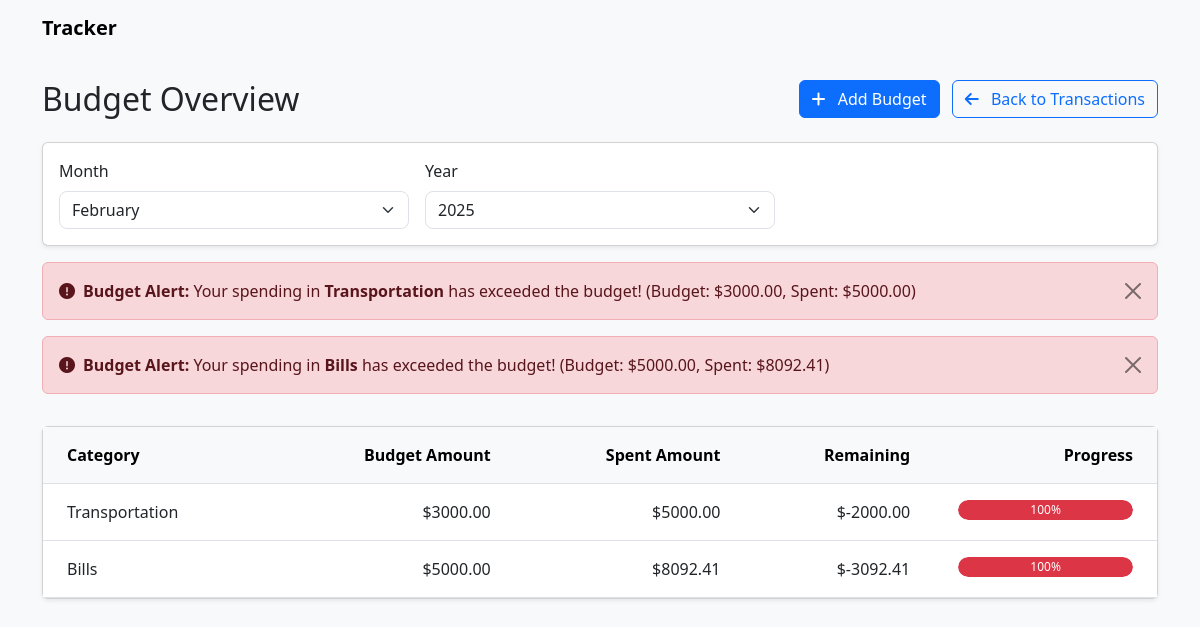
Page /budget/ on the earlier database version.
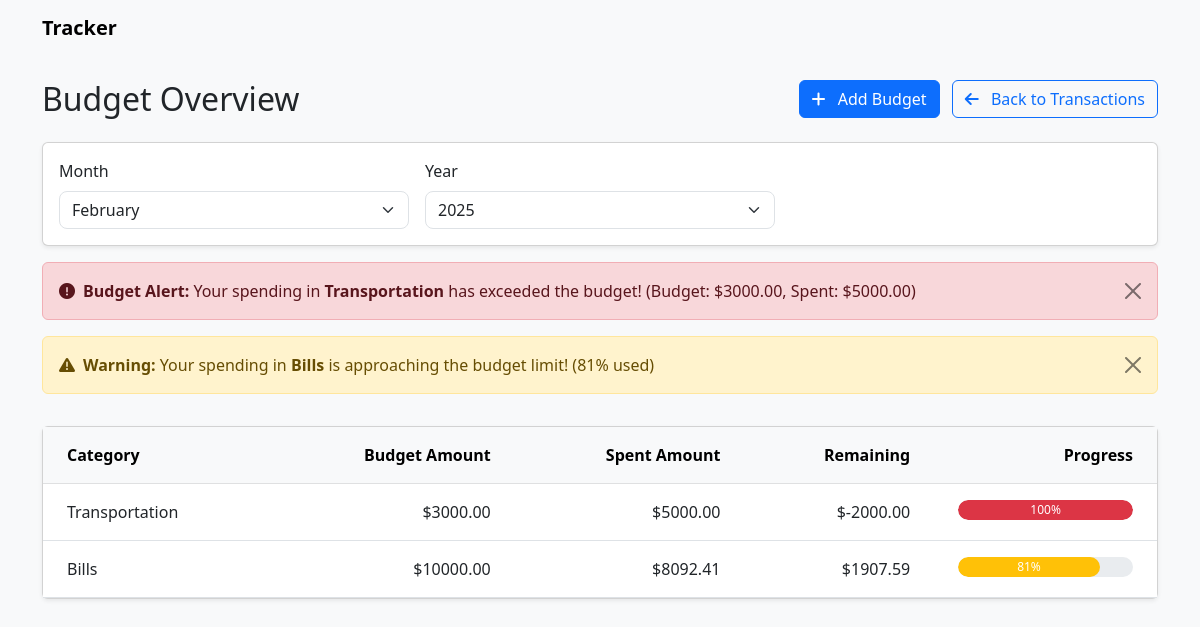
Same page on the later database version.
### transaction/models.py (models this page shows, shortened)
class Budget(models.Model):
    CATEGORY_CHOICES = [
        ('food', 'Food'),
        ('transportation', 'Transportation'),
        ('entertainment', 'Entertainment'),
        ('bills', 'Bills'),
        ('other', 'Other')
    ]
    amount = models.DecimalField(max_digits=10, decimal_places=2)
    created_at = models.DateTimeField(auto_now_add=True)
    updated_at = models.DateTimeField(auto_now=True)
    month = models.IntegerField(default=timezone.now().month)
    year = models.IntegerField(default=timezone.now().year)
    category = models.CharField(max_length=50, choices=CATEGORY_CHOICES)
    class Meta:
        ordering = ['-created_at']

### transaction/views.py (the view)
# urls.py: path('budget/', views.budget, name='budget'),
def budget(request):
    try:
        selected_month = int(request.GET.get('month', timezone.now().month))
        selected_year = int(request.GET.get('year', timezone.now().year))
        available_years = Budget.objects.dates('created_at', 'year').values_list('year', flat=True).distinct()
        if not available_years:
            available_years = [timezone.now().year]
        budgets = Budget.objects.filter(
            month=selected_month,
            year=selected_year
        )
        spent_amounts = (
            Transaction.objects.filter(
                transaction_type='expense',
                date__year=selected_year,
                date__month=selected_month
            )
            .values('category')
            .annotate(total=Sum('amount'))
        )
        spent_dict = {item['category']: float(item['total']) for item in spent_amounts}
        for budget in budgets:
            spent = spent_dict.get(budget.category, 0)
            budget.spent_amount = spent
            budget.remaining = float(budget.amount) - spent
            if float(budget.amount) > 0:
                budget.progress = min((spent / float(budget.amount)) * 100, 100)
            else:
                budget.progress = 0
        context = {
            'budgets': budgets,
            'current_month': timezone.now().month,
            'current_year': timezone.now().year,
            'selected_month': selected_month,
            'selected_year': selected_year,
            'available_years': available_years,
            'months': [
                {'number': i, 'name': datetime(2000, i, 1).strftime('%B')}
                for i in range(1, 13)
            ]
        }
        if request.headers.get('HX-Request'):
            return render(request, 'transaction/partials/budget_table.html', context)
        return render(request, 'transaction/budget.html', context)
    except Exception as e:
        print(f"Error in budget view: {str(e)}")
        return render(request, 'transaction/budget.html', {'error': str(e)})

### transaction/templates/transaction/budget.html (shortened to what this page needs)
{% extends 'main.html' %}
{% block content %}
<div class="container mt-4">
    <div class="row mb-4">
        <div class="col-12 d-flex align-items-center justify-content-between">
            <h2 class="mb-0">Budget Overview</h2>
            <div>
                <a href="{% url 'add_budget' %}" class="btn btn-primary me-2">
                    <i class="fas fa-plus me-2"></i>
                    <span>Add Budget</span>
                </a>
                <a href="{% url 'home' %}" class="btn btn-outline-primary">
                    <i class="fas fa-arrow-left me-2"></i>
                    <span>Back to Transactions</span>
                </a>
            </div>
        </div>
    </div>
    <div class="row mb-3">
        <div class="col-12">
            <div class="card shadow-sm">
                <div class="card-body py-3">
                    <div class="row g-3 align-items-end">
                        <div class="col-md-4">
                            <label for="month" class="form-label">Month</label>
                            <select name="month" id="month" class="form-select"
                                    hx-get="{% url 'budget' %}"
                                    hx-target="#budget-table"
                                    hx-trigger="change"
                                    hx-indicator="#loading">
                                {% for month in months %}
                                    <option value="{{ month.number }}"
                                            {% if month.number == selected_month %}selected{% endif %}>
                                        {{ month.name }}
                                    </option>
                                {% endfor %}
                            </select>
                        </div>
                        <div class="col-md-4">
                            <label for="year" class="form-label">Year</label>
                            <select name="year" id="year" class="form-select"
                                    hx-get="{% url 'budget' %}"
                                    hx-target="#budget-table"
                                    hx-trigger="change"
                                    hx-indicator="#loading">
                                {% for year in available_years %}
                                    <option value="{{ year }}"
                                            {% if year == selected_year %}selected{% endif %}>
                                        {{ year }}
                                    </option>
                                {% endfor %}
                            </select>
                        </div>
                    </div>
                </div>
            </div>
        </div>
    </div>
    <div class="row mb-3">
        <div class="col-12">
            {% for budget in budgets %}
                {% if budget.progress >= 100 %}
                <div class="alert alert-danger alert-dismissible fade show" role="alert">
                    <div class="d-flex align-items-center">
                        <i class="fas fa-exclamation-circle me-2"></i>
                        <div>
                            <strong>Budget Alert:</strong>
                            Your spending in <strong>{{ budget.get_category_display }}</strong> has exceeded the budget!
                            (Budget: ${{ budget.amount|floatformat:2 }}, Spent: ${{ budget.spent_amount|floatformat:2 }})
                        </div>
                    </div>
                    <button type="button" class="btn-close" data-bs-dismiss="alert" aria-label="Close"></button>
                </div>
                {% elif budget.progress >= 80 %}
                <div class="alert alert-warning alert-dismissible fade show" role="alert">
                    <div class="d-flex align-items-center">
                        <i class="fas fa-exclamation-triangle me-2"></i>
                        <div>
                            <strong>Warning:</strong>
                            Your spending in <strong>{{ budget.get_category_display }}</strong> is approaching the budget limit!
                            ({{ budget.progress|floatformat:0 }}% used)
                        </div>
                    </div>
                    <button type="button" class="btn-close" data-bs-dismiss="alert" aria-label="Close"></button>
                </div>
                {% endif %}
            {% endfor %}
        </div>
    </div>
    <div class="row">
        <div class="col-12">
            <div class="card shadow-sm">
                <div class="card-body p-0 position-relative">
                    <div id="budget-table">
                        {% include 'transaction/partials/budget_table.html' %}
                    </div>
                </div>
            </div>
        </div>
    </div>
</div>
{% endblock %}

### templates/main.html (shortened to what this page needs)
<!DOCTYPE html>
<html lang="en">
<head>
    <link href="https://cdn.jsdelivr.net/npm/bootstrap@5.3.0/dist/css/bootstrap.min.css" rel="stylesheet">
    <link href="https://cdnjs.cloudflare.com/ajax/libs/font-awesome/6.0.0/css/all.min.css" rel="stylesheet">
</head>
<body class="bg-light">
    {% include 'nav.html' %}
    {% block content %}
    {% endblock content %}
</body>
</html>

### templates/nav.html
<nav class="navbar navbar-expand-lg navbar-light bg-light">
    <div class="container">
        <a class="navbar-brand" href="{% url 'home' %}">
            <span class="fw-bold">Tracker</span>
        </a>
    </div>
</nav>

### transaction/templates/transaction/partials/budget_table.html
<div class="table-responsive">
    <table class="table table-hover">
        <thead class="table-light">
            <tr>
                <th>Category</th>
                <th class="text-end">Budget Amount</th>
                <th class="text-end">Spent Amount</th>
                <th class="text-end">Remaining</th>
                <th class="text-end">Progress</th>
            </tr>
        </thead>
        <tbody>
            {% for budget in budgets %}
            <tr>
                <td>{{ budget.get_category_display }}</td>
                <td class="text-end">${{ budget.amount|floatformat:2 }}</td>
                <td class="text-end">${{ budget.spent_amount|floatformat:2 }}</td>
                <td class="text-end" class="{% if budget.remaining < 0 %}text-danger{% endif %}">
                    ${{ budget.remaining|floatformat:2 }}
                </td>
                <td class="text-end" style="width: 20%;">
                    <div class="progress">
                        <div class="progress-bar {% if budget.progress >= 100 %}bg-danger{% elif budget.progress >= 80 %}bg-warning{% else %}bg-primary{% endif %}"
                             role="progressbar"
                             style="width: {{ budget.progress|floatformat:0 }}%;"
                             aria-valuenow="{{ budget.progress|floatformat:0 }}"
                             aria-valuemin="0"
                             aria-valuemax="100">{{ budget.progress|floatformat:0 }}%</div>
                    </div>
                </td>
            </tr>
            {% empty %}
            <tr>
                <td colspan="5" class="text-center">
                    No budget set for selected period
                </td>
            </tr>
            {% endfor %}
        </tbody>
    </table>
</div>

### transaction/templates/transaction/budget.html (style rules this page uses)
.progress { height: 20px; background-color: #e9ecef; border-radius: 10px; }
.progress-bar { background-color: #0d6efd; border-radius: 10px; }
.card-body { overflow: hidden; }
.table { margin-bottom: 0; }
.table > :not(caption) > * > * { padding: 1rem 1.5rem; }
.form-select { border-radius: 8px; border: 1px solid #dee2e6; }

Differences in the rows shown:
changed Budget "Bills": progress (not shown) → "81"; amount "5000.00" → "10000.00"; remaining "-3092.41" → "1907.59"; {{ budget.progress|floatformat:0 }} 100 → 81 (drawn); progress "100" → "81"; amount "5000.00" → (not shown); spent_amount "8092.41" → (not shown); text "Budget Alert: has exceeded the budget! (Budget: $ , Spent: $ )" → "Warning: is approaching the budget limit! ( % used)"
